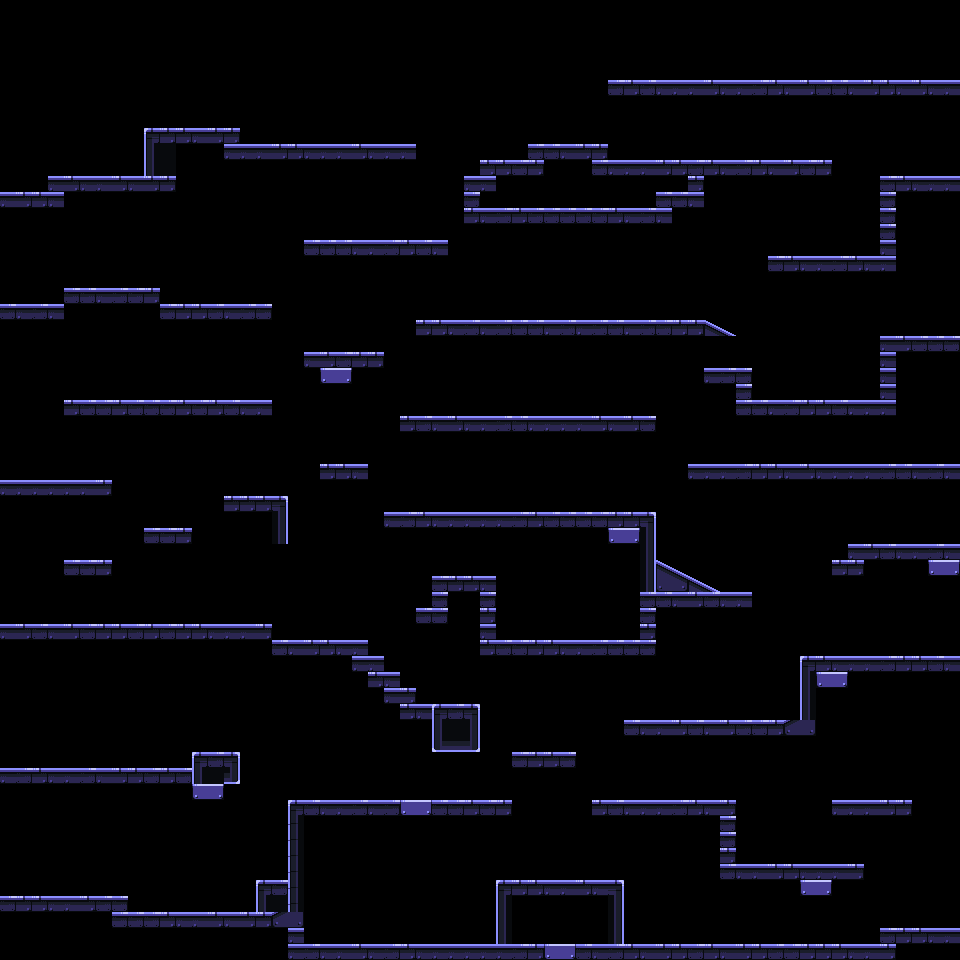

Tiled map render using the project's own tile images. Description and the map definition, with tile-layer contents summarised, below:
An orthogonal 60x60 tile map with 16x16 px tiles, 1 tile layer (Level) and 23 objects (22x Enemies, Player).

<map version="1.10" tiledversion="1.11.0" orientation="orthogonal" renderorder="right-down" width="60" height="60" tilewidth="16" tileheight="16" infinite="0" nextlayerid="4" nextobjectid="25">
 <tileset firstgid="1" source="Ground.tsx" />
 <layer id="1" name="Level" width="60" height="60">
  <data>[3600 cells, 551 non-empty, 20 distinct tile ids]</data>
 </layer>
 <objectgroup id="3" name="Platforms" />
 <objectgroup id="2" name="Entities">
  <object id="1" name="Player" x="34.6667" y="861.333">
   <point />
  </object>
  <object id="2" name="Enemies" x="44" y="734.667">
   <point />
  </object>
  <object id="3" name="Enemies" x="356" y="904">
   <point />
  </object>
  <object id="4" name="Enemies" x="664" y="898.667">
   <point />
  </object>
  <object id="5" name="Enemies" x="737.333" y="684">
   <point />
  </object>
  <object id="6" name="Enemies" x="926.667" y="618.667">
   <point />
  </object>
  <object id="7" name="Enemies" x="866.667" y="756">
   <point />
  </object>
  <object id="8" name="Enemies" x="150.667" y="578.667">
   <point />
  </object>
  <object id="9" name="Enemies" x="597.333" y="598.667">
   <point />
  </object>
  <object id="10" name="Enemies" x="861.333" y="424">
   <point />
  </object>
  <object id="11" name="Enemies" x="924" y="297.333">
   <point />
  </object>
  <object id="12" name="Enemies" x="524" y="377.333">
   <point />
  </object>
  <object id="13" name="Enemies" x="140" y="369.333">
   <point />
  </object>
  <object id="14" name="Enemies" x="40" y="444">
   <point />
  </object>
  <object id="15" name="Enemies" x="565.333" y="282.667">
   <point />
  </object>
  <object id="16" name="Enemies" x="105.333" y="249.333">
   <point />
  </object>
  <object id="17" name="Enemies" x="380" y="205.333">
   <point />
  </object>
  <object id="18" name="Enemies" x="334.667" y="88">
   <point />
  </object>
  <object id="19" name="Enemies" x="78.6667" y="118.667">
   <point />
  </object>
  <object id="20" name="Enemies" x="724" y="116">
   <point />
  </object>
  <object id="21" name="Enemies" x="861.333" y="37.3333">
   <point />
  </object>
  <object id="22" name="Enemies" x="674.667" y="37.3333">
   <point />
  </object>
  <object id="24" name="Enemies" x="482.667" y="477.333">
   <point />
  </object>
 </objectgroup>
</map>
